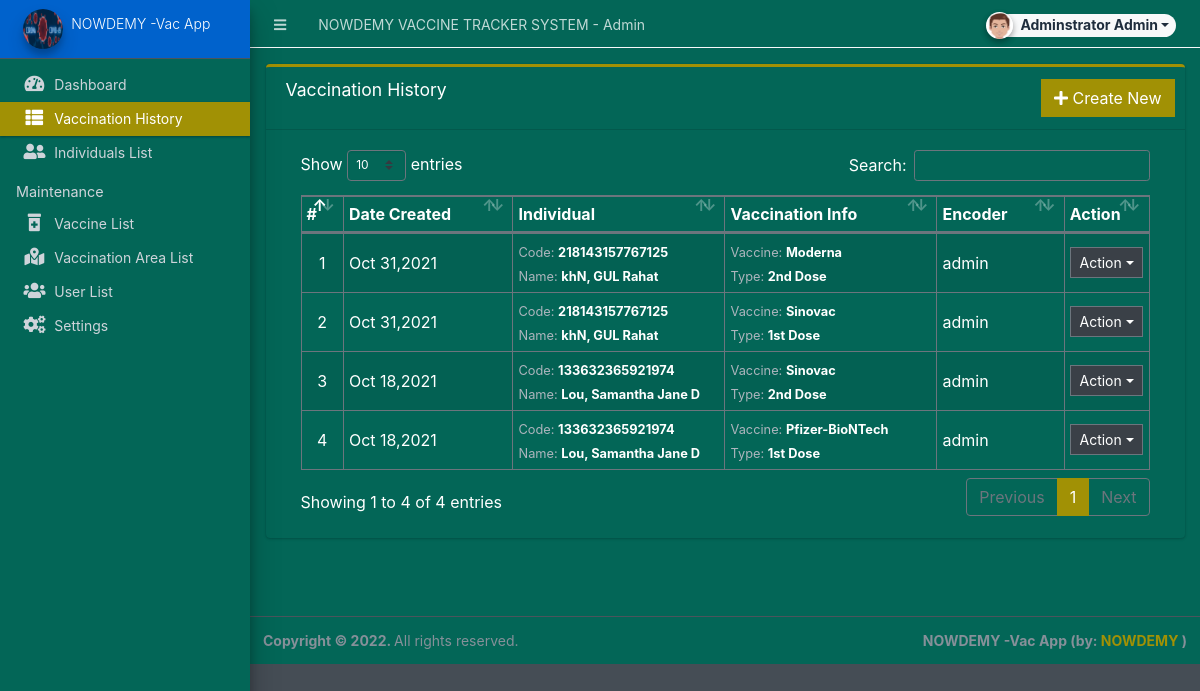
Screenshot of /admin/?page=history (signed in) with the database file from the repository.
### tables this page shows
CREATE TABLE `vaccine_history_list` (
  `id` int(30) NOT NULL,
  `user_id` int(30) DEFAULT NULL,
  `individual_id` int(30) NOT NULL,
  `vaccine_id` int(30) NOT NULL,
  `location_id` int(30) NOT NULL,
  `vaccination_type` varchar(50) NOT NULL,
  `vaccinated_by` text NOT NULL,
  `remarks` text NOT NULL,
  `date_created` datetime NOT NULL DEFAULT current_timestamp(),
  `date_updated` datetime DEFAULT NULL ON UPDATE current_timestamp()
);

CREATE TABLE `individual_list` (
  `id` int(30) NOT NULL,
  `tracking_code` varchar(50) NOT NULL,
  `firstname` text NOT NULL,
  `middlename` text NOT NULL,
  `lastname` text NOT NULL,
  `gender` varchar(50) NOT NULL,
  `dob` date NOT NULL,
  `contact` varchar(100) NOT NULL,
  `address` text NOT NULL,
  `status` tinyint(1) NOT NULL DEFAULT 0 COMMENT '0=pending, 1=Partially Vaccinated, 2= Fully Vaccinated',
  `date_created` datetime NOT NULL DEFAULT current_timestamp(),
  `date_updated` datetime DEFAULT NULL ON UPDATE current_timestamp()
);

### config.php (called while the page is built, shortened)
<?php
require_once('classes/DBConnection.php');
require_once('classes/SystemSettings.php');
function validate_image($file){
	if(!empty($file)){
        $ex = explode('?',$file);
        $file = $ex[0];
        $param =  isset($ex[1]) ? '?'.$ex[1]  : '';
		if(is_file(base_app.$file)){
			return base_url.$file.$param;
		}else{
			return base_url.'dist/img/no-image-available.png';
		}
	}else{
		return base_url.'dist/img/no-image-available.png';
	}
}
function isMobileDevice(){
    $aMobileUA = array(
        '/iphone/i' => 'iPhone',
        '/ipod/i' => 'iPod',
        '/ipad/i' => 'iPad',
        '/android/i' => 'Android',
        '/blackberry/i' => 'BlackBerry',
        '/webos/i' => 'Mobile'
    );
    return false;
}
?>

### classes/DBConnection.php (called while the page is built, shortened)
<?php
class DBConnection{
    private $host = DB_SERVER;
    private $username = DB_USERNAME;
    private $password = DB_PASSWORD;
    private $database = DB_NAME;
    public $conn;
    public function __construct(){
        if (!isset($this->conn)) {
            $this->conn = new mysqli($this->host, $this->username, $this->password, $this->database);
        }
    }
}
?>

### classes/SystemSettings.php (called while the page is built, shortened)
<?php
class SystemSettings extends DBConnection{
	function userdata($field = ''){
		if(!empty($field)){
			if(isset($_SESSION['userdata'][$field]))
				return $_SESSION['userdata'][$field];
			else
				return null;
		}else{
			return false;
		}
	}
	function info($field=''){
		if(!empty($field)){
			if(isset($_SESSION['system_info'][$field]))
				return $_SESSION['system_info'][$field];
			else
				return false;
		}else{
			return false;
		}
	}
}
$_settings = new SystemSettings();
?>

### admin/history/index.php (the view, shortened to what this page needs)
<div class="card card-outline card-primary">
	<div class="card-header">
		<h3 class="card-title">Vaccination History</h3>
		<div class="card-tools">
			<a href="?page=history/manage_record" class="btn btn-flat btn-primary"><span class="fas fa-plus"></span>  Create New</a>
		</div>
	</div>
	<div class="card-body">
		<div class="container-fluid">
        <div class="container-fluid">
			<table class="table table-bordered table-striped">
				<colgroup>
					<col width="5%">
					<col width="20%">
					<col width="25%">
					<col width="25%">
					<col width="15%">
					<col width="10%">
				</colgroup>
				<thead>
					<tr>
						<th>#</th>
						<th>Date Created</th>
						<th>Individual</th>
						<th>Vaccination Info</th>
						<th>Encoder</th>
						<th>Action</th>
					</tr>
				</thead>
				<tbody>
					<?php
					$i = 1;
						$where = "";
						$users = $conn->query("SELECT * FROM users");
						$result = $users->fetch_all(MYSQLI_ASSOC);
						$user_arr = array_column($result,'username','id');
						$vaccine = $conn->query("SELECT * FROM vaccine_list");
						$vresult = $vaccine->fetch_all(MYSQLI_ASSOC);
						$vax_arr = array_column($vresult,'name','id');
						$qry = $conn->query("SELECT h.*,concat(i.lastname,', ',i.firstname,' ', i.middlename) as iname,i.tracking_code FROM `vaccine_history_list` h inner join individual_list i on h.individual_id = i.id {$where} order by unix_timestamp(h.date_created) desc");
						while($row = $qry->fetch_assoc()):
					?>
						<tr>
							<td class="text-center py-1 px-2"><?php echo $i++; ?></td>
							<td class="py-1 px-1"><?php echo date("M d,Y",strtotime($row['date_created'])) ; ?></td>
							<td class="py-1 px-2">
								<small><span class="text-muted">Code:</span> <b><?php echo $row['tracking_code'] ?></b></small> <br>
								<small><span class="text-muted">Name:</span> <b><?php echo $row['iname'] ?></b></small>
							</td>
							<td class="py-1 px-2">
								<small><span class="text-muted">Vaccine:</span> <b><?php echo isset($vax_arr[$row['vaccine_id']]) ? $vax_arr[$row['vaccine_id']] : 'Vaccine was Deleted' ; ?></b></small> <br>
								<small><span class="text-muted">Type:</span> <b><?php echo $row['vaccination_type'] ?></b></small>
							</td>
							<td class=""><?php echo isset($user_arr[$row['user_id']]) ? $user_arr[$row['user_id']] : 'User was Deleted' ; ?></td>
							<td align="center">
								 <button type="button" class="btn btn-flat btn-default btn-sm dropdown-toggle dropdown-icon" data-toggle="dropdown">
				                  		Action
				                  </button>
							</td>
						</tr>
					<?php endwhile; ?>
				</tbody>
			</table>
		</div>
		</div>
	</div>
</div>

### admin/index.php (shortened to what this page needs)
<?php require_once('../config.php'); ?>
 <!DOCTYPE html>
<html lang="en" class="" style="height: auto;">
<?php require_once('inc/header.php') ?>
  <body class="sidebar-mini layout-fixed control-sidebar-slide-open layout-navbar-fixed dark-mode sidebar-mini-md sidebar-mini-xs" data-new-gr-c-s-check-loaded="14.991.0" data-gr-ext-installed="" style="height: auto;">
    <div class="wrapper">
     <?php require_once('inc/topBarNav.php') ?>
     <?php require_once('inc/navigation.php') ?>
     <?php $page = isset($_GET['page']) ? $_GET['page'] : 'home';  ?>
      <div class="content-wrapper bg-dark pt-3" style="min-height: 567.854px;">
        <section class="content  text-dark">
          <div class="container-fluid">
            <?php
              if(!file_exists($page.".php") && !is_dir($page)){
                  include '404.html';
              }else{
                if(is_dir($page))
                  include $page.'/index.php';
                else
                  include $page.'.php';
              }
            ?>
          </div>
        </section>
      </div>
      <?php require_once('inc/footer.php') ?>
  </body>
</html>

### admin/inc/header.php (shortened to what this page needs)
<head>
    <link rel="stylesheet" href="<?php echo base_url ?>plugins/fontawesome-free/css/all.min.css">
    <link rel="stylesheet" href="<?php echo base_url ?>plugins/tempusdominus-bootstrap-4/css/tempusdominus-bootstrap-4.min.css">
  <link rel="stylesheet" href="<?php echo base_url ?>plugins/datatables-bs4/css/dataTables.bootstrap4.min.css">
  <link rel="stylesheet" href="<?php echo base_url ?>plugins/datatables-responsive/css/responsive.bootstrap4.min.css">
  <link rel="stylesheet" href="<?php echo base_url ?>plugins/datatables-buttons/css/buttons.bootstrap4.min.css">
  <link rel="stylesheet" href="<?php echo base_url ?>plugins/select2/css/select2.min.css">
  <link rel="stylesheet" href="<?php echo base_url ?>plugins/select2-bootstrap4-theme/select2-bootstrap4.min.css">
    <link rel="stylesheet" href="<?php echo base_url ?>plugins/icheck-bootstrap/icheck-bootstrap.min.css">
    <link rel="stylesheet" href="<?php echo base_url ?>plugins/jqvmap/jqvmap.min.css">
    <link rel="stylesheet" href="<?php echo base_url ?>dist/css/adminlte.css">
    <link rel="stylesheet" href="<?php echo base_url ?>dist/css/custom.css">
    <link rel="stylesheet" href="<?php echo base_url ?>plugins/overlayScrollbars/css/OverlayScrollbars.min.css">
    <link rel="stylesheet" href="<?php echo base_url ?>plugins/daterangepicker/daterangepicker.css">
    <link rel="stylesheet" href="<?php echo base_url ?>plugins/summernote/summernote-bs4.min.css">
  <link rel="stylesheet" href="<?php echo base_url ?>plugins/sweetalert2-theme-bootstrap-4/bootstrap-4.min.css">
  </head>

### admin/inc/topBarNav.php (shortened to what this page needs)
<nav class="main-header navbar navbar-expand navbar-dark border border-light border-top-0  border-left-0 border-right-0 navbar-light text-sm">
  <ul class="navbar-nav">
    <li class="nav-item">
    <a class="nav-link" data-widget="pushmenu" href="#" role="button"><i class="fas fa-bars"></i></a>
    </li>
    <li class="nav-item d-none d-sm-inline-block">
      <a href="<?php echo base_url ?>" class="nav-link"><?php echo (!isMobileDevice()) ? $_settings->info('name'):$_settings->info('short_name'); ?> - Admin</a>
    </li>
  </ul>
  <ul class="navbar-nav ml-auto">
    <li class="nav-item">
      <div class="btn-group nav-link">
            <button type="button" class="btn btn-rounded badge badge-light dropdown-toggle dropdown-icon" data-toggle="dropdown">
              <span><img src="<?php echo validate_image($_settings->userdata('avatar')) ?>" class="img-circle elevation-2 user-img" alt="User Image"></span>
              <span class="ml-3"><?php echo ucwords($_settings->userdata('firstname').' '.$_settings->userdata('lastname')) ?></span>
            </button>
        </div>
    </li>
  </ul>
</nav>

### admin/inc/navigation.php (shortened to what this page needs)
<aside class="main-sidebar sidebar-dark-primary elevation-4 sidebar-no-expand">
  <a href="<?php echo base_url ?>admin" class="brand-link bg-primary text-sm">
  <img src="<?php echo validate_image($_settings->info('logo'))?>" alt="Store Logo" class="brand-image img-circle elevation-3" style="opacity: .8;width: 2.5rem;height: 2.5rem;max-height: unset">
  <span class="brand-text font-weight-light"><?php echo $_settings->info('short_name') ?></span>
  </a>
  <div class="sidebar os-host os-theme-light os-host-overflow os-host-overflow-y os-host-resize-disabled os-host-transition os-host-scrollbar-horizontal-hidden">
    <div class="os-content-glue" style="margin: 0px -8px; width: 249px; height: 646px;"></div>
    <div class="os-padding">
      <div class="os-viewport os-viewport-native-scrollbars-invisible" style="overflow-y: scroll;">
        <div class="os-content" style="padding: 0px 8px; height: 100%; width: 100%;">
          <nav class="mt-4">
             <ul class="nav nav-pills nav-sidebar flex-column text-sm nav-compact nav-flat nav-child-indent nav-collapse-hide-child" data-widget="treeview" role="menu" data-accordion="false">
              <li class="nav-item dropdown">
                <a href="./" class="nav-link nav-home">
                  <i class="nav-icon fas fa-tachometer-alt"></i>
                  <p>
                    Dashboard
                  </p>
                </a>
              </li>
              <li class="nav-item dropdown">
                <a href="<?php echo base_url ?>admin/?page=history" class="nav-link nav-history">
                  <i class="nav-icon fas fa-th-list"></i>
                  <p>
                    Vaccination History
                  </p>
                </a>
              </li>
              <li class="nav-item dropdown">
                <a href="<?php echo base_url ?>admin/?page=individual" class="nav-link nav-individual">
                  <i class="nav-icon fas fa-user-friends"></i>
                  <p>
                  Individuals List
                  </p>
                </a>
              </li>
              <?php if($_settings->userdata('type') == 1): ?>
              <li class="nav-header">Maintenance</li>
              <li class="nav-item dropdown">
                <a href="<?php echo base_url ?>admin/?page=maintenance/vaccine" class="nav-link nav-maintenance_vaccine">
                  <i class="nav-icon fas fa-prescription-bottle-alt"></i>
                  <p>
                    Vaccine List
                  </p>
                </a>
              </li>
              <li class="nav-item dropdown">
                <a href="<?php echo base_url ?>admin/?page=maintenance/location" class="nav-link nav-maintenance_location">
                  <i class="nav-icon fas fa-map-marked-alt"></i>
                  <p>
                    Vaccination Area List
                  </p>
                </a>
              </li>
              <li class="nav-item dropdown">
                <a href="<?php echo base_url ?>admin/?page=user/list" class="nav-link nav-user_list">
                  <i class="nav-icon fas fa-users"></i>
                  <p>
                    User List
                  </p>
                </a>
              </li>
              <li class="nav-item dropdown">
                <a href="<?php echo base_url ?>admin/?page=system_info" class="nav-link nav-system_info">
                  <i class="nav-icon fas fa-cogs"></i>
                  <p>
                    Settings
                  </p>
                </a>
              </li>
              <?php endif; ?>
            </ul>
          </nav>
        </div>
      </div>
    </div>
  </div>
</aside>

### admin/inc/footer.php (shortened to what this page needs)
<footer class="main-footer text-sm">
        <strong>Copyright © <?php echo date('Y') ?>.
        </strong>
        All rights reserved.
        <div class="float-right d-none d-sm-inline-block">
        <b>NOWDEMY -Vac App (by: <a href="nowdemyofficial@gmail.com" target="blank">NOWDEMY</a> )</b>
        </div>
      </footer>
    </div>

### admin/inc/topBarNav.php (style rules this page uses)
.user-img { position: absolute; height: 27px; width: 27px; object-fit: cover; left: -7%; top: -12%; }
.btn-rounded { border-radius: 50px; }

### rows the page displays
vaccine_history_list: date_created "Oct 31,2021", individual.tracking_code "218143157767125", iname "khN, GUL Rahat", vaccine "Moderna", vaccination_type "2nd Dose", user "admin"
vaccine_history_list: date_created "Oct 31,2021", individual.tracking_code "218143157767125", iname "khN, GUL Rahat", vaccine "Sinovac", vaccination_type "1st Dose", user "admin"
vaccine_history_list: date_created "Oct 18,2021", individual.tracking_code "133632365921974", iname "Lou, Samantha Jane D", vaccine "Sinovac", vaccination_type "2nd Dose", user "admin"
vaccine_history_list: date_created "Oct 18,2021", individual.tracking_code "133632365921974", iname "Lou, Samantha Jane D", vaccine "Pfizer-BioNTech", vaccination_type "1st Dose", user "admin"

### other values shown
$_settings->info('name') "NOWDEMY VACCINE TRACKER SYSTEM"
$_settings->userdata('firstname').' '.$_settings->userdata('lastname') "Adminstrator Admin"
$_settings->info('short_name') "NOWDEMY -Vac App"
